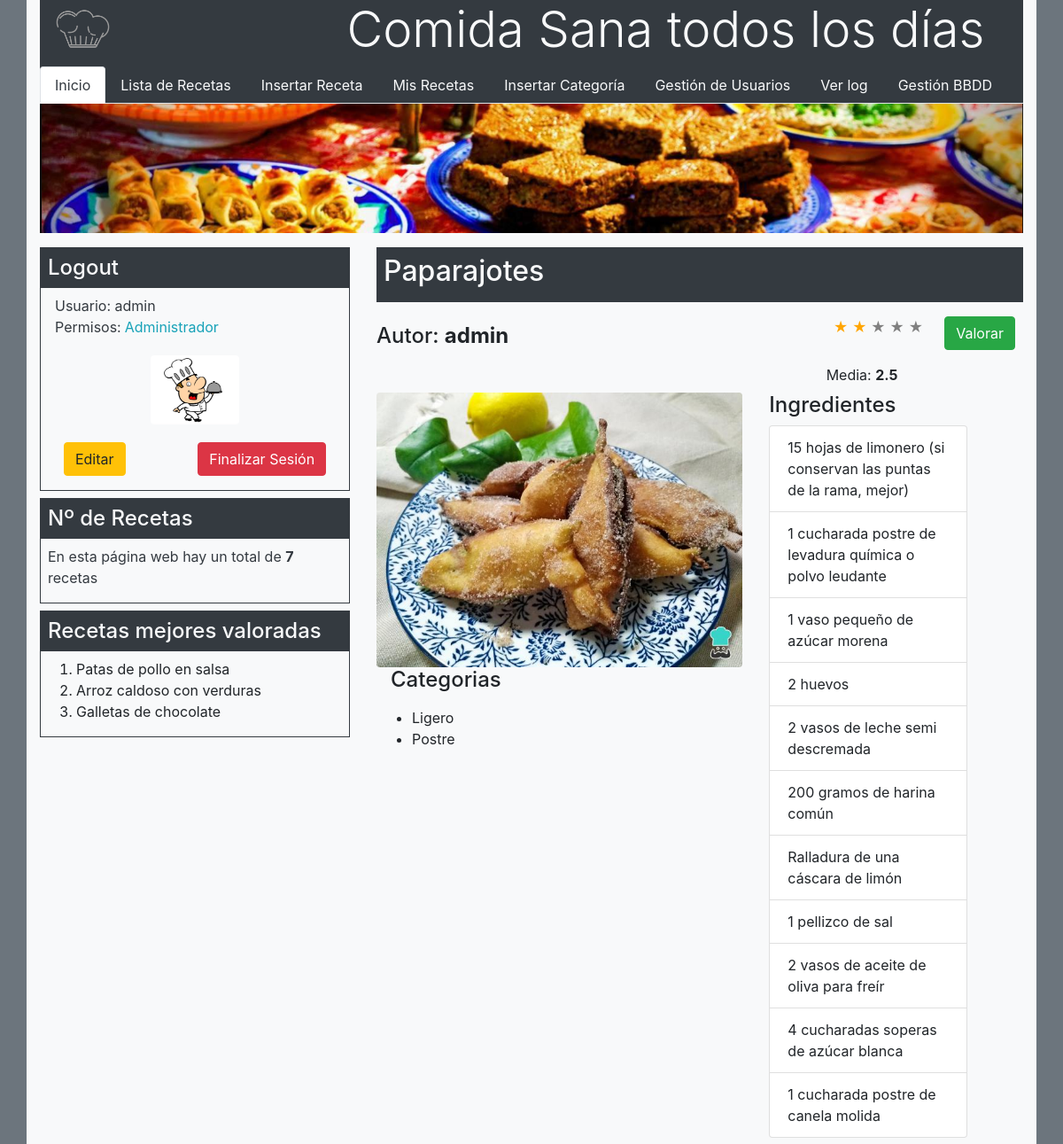
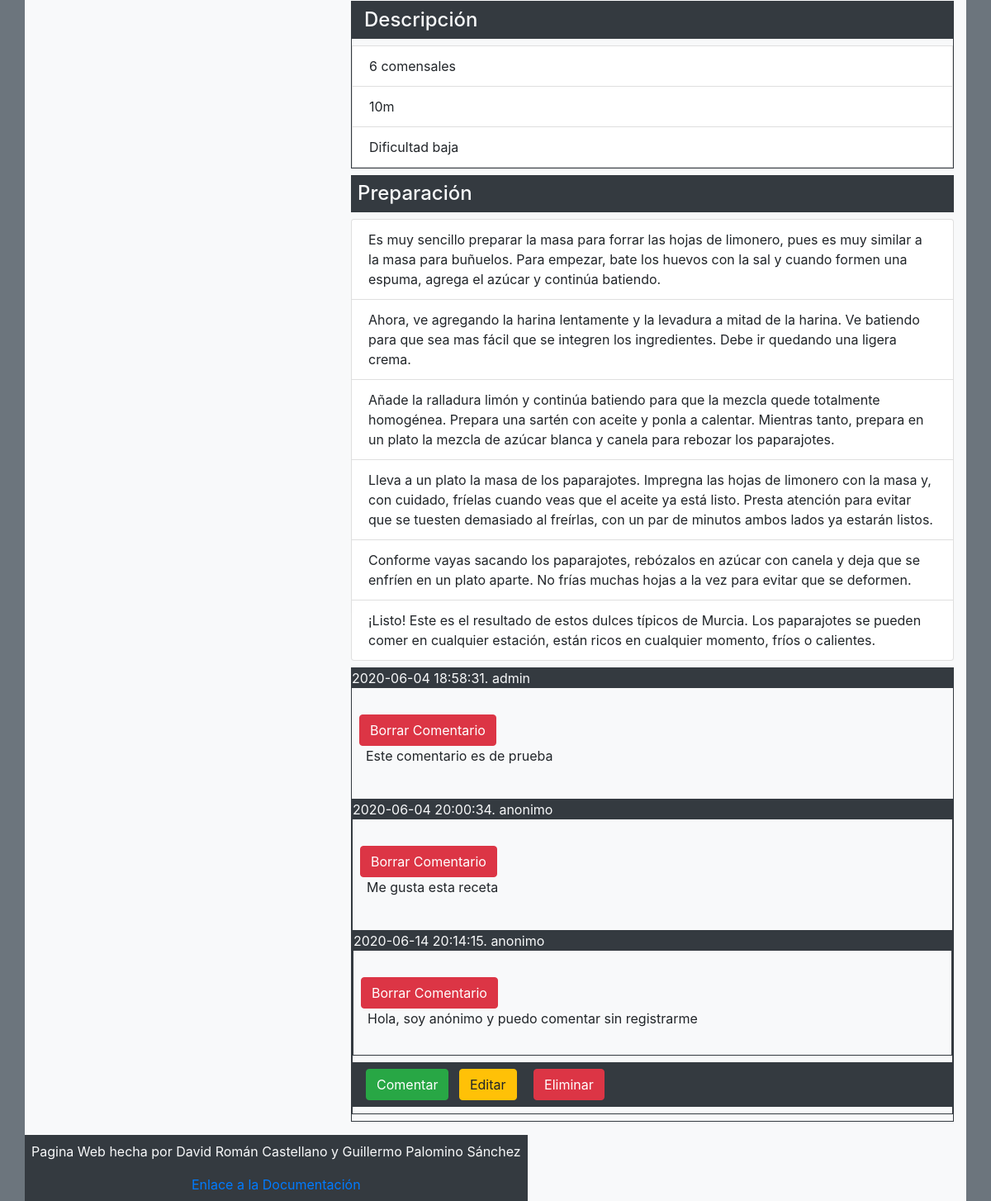
/ (signed in), run on the app's committed database (2 pictures, top to bottom).
### tables this page shows
CREATE TABLE `usuarios` (
  `id` int(11) NOT NULL AUTO_INCREMENT,
  `nombre` varchar(200) NOT NULL,
  `apellidos` varchar(200) NOT NULL,
  `email` varchar(200) NOT NULL,
  `foto` varchar(200) DEFAULT NULL,
  `password` varchar(1000) NOT NULL,
  `tipo` varchar(100) NOT NULL,
  `usuario` varchar(100) NOT NULL,
  PRIMARY KEY (`id`)
);

CREATE TABLE `receta` (
  `id` int(9) NOT NULL AUTO_INCREMENT,
  `titulo` varchar(100) NOT NULL,
  `descripcion` text DEFAULT NULL,
  `ingredientes` text DEFAULT NULL,
  `preparacion` text DEFAULT NULL,
  `fotografia` text NOT NULL,
  `usuario_id` int(11) NOT NULL,
  PRIMARY KEY (`id`),
  KEY `metroid` (`usuario_id`),
  CONSTRAINT `metroid` FOREIGN KEY (`usuario_id`) REFERENCES `usuarios` (`id`) ON DELETE CASCADE
);

CREATE TABLE `listacategorias` (
  `id` int(11) NOT NULL AUTO_INCREMENT,
  `nombre` varchar(45) NOT NULL,
  PRIMARY KEY (`id`)
);

CREATE TABLE `comentarios` (
  `id` int(11) NOT NULL AUTO_INCREMENT,
  `usuario_id` int(11) NOT NULL,
  `receta_id` int(11) NOT NULL,
  `comentario` text NOT NULL,
  `fecha` datetime NOT NULL DEFAULT current_timestamp(),
  PRIMARY KEY (`id`),
  KEY `pipo2` (`receta_id`),
  KEY `metroid65` (`usuario_id`),
  CONSTRAINT `metroid2` FOREIGN KEY (`usuario_id`) REFERENCES `usuarios` (`id`) ON DELETE CASCADE,
  CONSTRAINT `pipo2` FOREIGN KEY (`receta_id`) REFERENCES `receta` (`id`) ON DELETE CASCADE
);

### db/dbfunciones.php (called while the page is built, shortened)
<?php
function DBconexion() {
$db = mysqli_connect(DB_HOST,DB_USER,DB_PASSWD,DB_DATABASE);
mysqli_set_charset($db,"utf8");
return $db;
}
function DBgetUsuario($db,$id){
   $prep = mysqli_prepare($db,"SELECT * FROM usuarios WHERE id=?");
   mysqli_stmt_bind_param($prep,'i',$id);
   if(mysqli_stmt_execute($prep)){
        mysqli_stmt_bind_result($prep,$uid,$unombre,$uapellidos,$uemail,$ufoto,$upassword,$utipo,$uusuario);
        if (mysqli_stmt_fetch($prep)) {
          $datosUsuario['id'] = $uid;
          $datosUsuario['nombre'] = $unombre;
          $datosUsuario['apellidos'] = $uapellidos;
          $datosUsuario['email'] = $uemail;
          $datosUsuario['foto'] = $ufoto;
          $datosUsuario['clave'] = $upassword;
          $datosUsuario['tipo'] = $utipo;
          $datosUsuario['usuario'] = $uusuario;
       }else
          $datosUsuario = false;
   }
   else
      $datosUsuario = false;
   return $datosUsuario;
}
function DBgetNumRecetas($cadenab=''){
   $db = DBconexion();
   $res = mysqli_query($db, 'SELECT COUNT(*) FROM receta $cadenab');
   $num = mysqli_fetch_row($res)[0];
   return $num;
}
function DBgetAutorReceta($id){
   $db = DBconexion();
   $res = mysqli_query($db, "SELECT usuario FROM usuarios WHERE id=$id");
   $autor = mysqli_fetch_row($res)[0];
   return $autor;
}
function DBgetReceta($id){
   $db = DBconexion();
   $receta = false;
   $prep = mysqli_prepare($db,"SELECT * FROM receta WHERE id=?");
   mysqli_stmt_bind_param($prep,'i',$id);
   if (mysqli_stmt_execute($prep)) {
     mysqli_stmt_bind_result($prep,$rid,$rtitulo,$rdescripcion,$ringredientes,$rpreparacion,$rfotografia,$rusuarioID);
     if (mysqli_stmt_fetch($prep)) {
      $receta['id'] = $rid;
      $receta['titulo'] = $rtitulo;
      $receta['autor'] = DBgetAutorReceta($rusuarioID);
      $receta['valoracion'] = DBgetValoraciones($id);
      $receta['descripcion'] = $rdescripcion;
      $receta['ingredientes'] = $ringredientes;
      $receta['preparacion'] = $rpreparacion;
      $receta['categorias'] = DBgetCategorias($id);
      $receta['fotografia'] = $rfotografia;
      $receta['comentarios'] = DBgetComentarios($id);
     }
   }
   return $receta;
}
function DBgetValoraciones($id){
   $db = DBconexion();
   $query = "SELECT AVG(valoracion) FROM valoraciones WHERE receta_id = $id";
   $res = mysqli_query($db, $query);
   $media = $res->fetch_array(MYSQLI_NUM);
   return round($media[0], 1);
}
function DBgetComentarios($id){
   $db = DBconexion();
   $comentarios = false;
   $res = mysqli_query($db, "SELECT * FROM comentarios WHERE receta_id=$id");
   if($res){
      if (mysqli_num_rows($res)>0) {
        $comentarios = mysqli_fetch_all($res,MYSQLI_ASSOC);
      } else {
        $comentarios = [];
      }
    } else {
      $comentarios = false;
    }
    return $comentarios;
}
function DBgetCategorias($id="0"){
   $db = DBconexion();
   if($id){
      $query = "SELECT nombre FROM listacategorias WHERE (listacategorias.id IN (SELECT categorias_id FROM categorias WHERE receta_id=$id))";
   }else{
      $query = "SELECT * FROM listacategorias";
   }
   $res = mysqli_query($db,$query);
   if($res){
      if (mysqli_num_rows($res)>0) {
        $tabla = mysqli_fetch_all($res,MYSQLI_ASSOC);
      } else {
        $tabla = [];
      }
    } else {
      $tabla = false;
    }
    return $tabla;
}
?>

### html/html.php (the view, shortened to what this page needs)
<?php
function HTMLinicio($titulo){
echo <<< HTML
   <!DOCTYPE html>
   <html lang="es">
   <head>
     <meta charset="UTF-8">
     <meta name="author" content="David Román Castellano | Guillermo Palomino Sánchez">
     <link rel="icon" type="image/png" href="./styles/img/pages/logo.png">
     <title>{$titulo}</title>
     <link rel="stylesheet" href="https://stackpath.bootstrapcdn.com/bootstrap/4.5.0/css/bootstrap.min.css">
     <link rel="stylesheet" href="./styles/valoracion.css">
   </head>
   <body>
      <div class="container-fluid bg-secondary">
         <div class="container bg-light">
            <header class="bg-dark">
               <div class="row">
                  <div class="col-md-1 text-light ml-2">
                     <img src="./styles/img/pages/logo.png" class="img-fluid mx-2"width="80px" alt="logo">
                  </div>
                  <div class="col-md-10 mx-auto text-light text-right">
                     <h1 class="display-4 ">Comida Sana todos los días</h1>
                  </div>
               </div>
            </header>
HTML;
}
function HTMLfin(){
echo <<< HTML
   <footer class="bg-dark text-center py-2 px-2">
      <p class="text-light">Pagina Web hecha por David Román Castellano y Guillermo Palomino Sánchez</p>
      <a href="./DocumentacionTW.pdf">Enlace a la Documentación</a>
   </footer>
</div>
</div>
</body>
</html>
HTML;
}
function  HTMLnav($opcionActiva,$tipoUsuario){
   $paginas = ["index.php","listaRecetas.php","insertarReceta.php","misRecetas.php","insertarCategoria.php","gestionUsuarios.php","log.php","gestionBBDD.php"];
    switch ($tipoUsuario) {
       case "administrador":
         $items = ["Inicio","Lista de Recetas","Insertar Receta","Mis Recetas","Insertar Categoría","Gestión de Usuarios","Ver log","Gestión BBDD"];
         break;
    }
echo <<< HTML
    <nav>
    <ul class="nav nav-tabs bg-dark">
HTML;
   foreach ($items as $p => $v) {
      if($p == $opcionActiva){
         echo "<li class='nav-item'>";
         echo "<a class='nav-link active text-dark' href='".$paginas[$p]."'>".$items[$p]."</a>";
         echo "</li>";
      }else{
         echo "<li class='nav-item'>";
         echo "<a class='nav-link text-light' href='".$paginas[$p]."'>".$items[$p]."</a>";
         echo "</li>";
      }
   }
echo <<< HTML
   </ul>
   </nav>
   <img src="./styles/img/pages/imgcabecera.PNG" class="img-fluid" alt="Responsive image">
HTML;
}
function HTMLlogout($datosUsuario,$pagina){
$tipo = $datosUsuario['tipo'];
$correo = $datosUsuario['email'];
$tipo = ucfirst($tipo);
echo <<< HTML
      <div class="row mt-2">
      <div class="col-md-4">
      <div class="border-dark border border-dark my-2">
         <h4 class="bg-dark text-light px-2 py-2">Logout</h4>
         <p class='text-dark mx-3 my-0'>Usuario: {$datosUsuario['usuario']}</p>
         <div class="row ml-3">
            <p class='text-dark'>Permisos:</p>
            <p class="text-info ml-1">{$tipo}</p>
         </div>
         <img src="{$datosUsuario['foto']}" width="100px"class= "rounded mx-auto d-block my-1" alt="Imagen del usuario">
         <div class="row" id="botones">
HTML;
   if($tipo == "Administrador"){
echo <<< HTML
      <form class="row my-3 mx-auto" action="./editarUsuario.php" method="post">
         <input type="hidden" name="id" value ='{$datosUsuario['id']}'></input>
         <input type="submit" class="btn btn-warning mx-auto" value="Editar" name="accion"/>
      </form>
HTML;
   }
echo <<< HTML
            <form action="./db/sesions.php" method="post" class=" row my-3 mx-auto">
               <input type="hidden" name="pagina" value=$pagina />
               <input type="hidden" name="correo" value=$correo />
              <input type="submit" class="btn btn-danger mx-auto" value="Finalizar Sesión" name="login"></input>
            </form>
         </div>
HTML;
      echo "<input type='hidden' name='idUsuario' value='".$datosUsuario["id"]."'/></form></div>";
}
function HTMLwidget1($numRecetas){
   echo <<< HTML
      <div class="border-dark border border-dark my-2">
         <h4 class="bg-dark text-light px-2 py-2">Nº de Recetas</h4>
         <p class="text-dark mx-2"> En esta página web hay un total de <b>{$numRecetas}</b> recetas</p>
      </div>
HTML;
}
function HTMLwidget2($topRecetas){
   echo <<< HTML
   <div class="border-dark border border-dark my-2">
      <h4 class="bg-dark text-light px-2 py-2">Recetas mejores valoradas</h4>
      <ol>
HTML;
   foreach ($topRecetas as $r) {
      echo "<li>".$r."</li>";
   }
   echo "</ol></div></div>";
}
function HTMLtituloContenido($titulo){
echo <<< HTML
   <div class="col-md-8 my-2">
      <div class="bg-dark px-2 py-2">
         <h2 class="display-5 text-light">$titulo</h2>
      </div>
HTML;
}
function HTMLverValoracion($receta, $tipoUsuario,$usuario){
   $media = DBgetValoraciones($receta['id']);
   if($tipoUsuario != 'visitante'){
      $yaValorada = DBgetValoracion($receta,$usuario);
   $chk1 = "";
   $chk2 = "";
   $chk3 = "";
   $chk4 = "";
   $chk5 = "";
   if($yaValorada){
      switch($yaValorada){
         case 2:
            $chk2 = "checked";
            break;
      }
   }else{
      $chk1 = "";
      $chk2 = "";
      $chk3 = "";
      $chk4 = "";
      $chk5 = "";
   }
   }
   echo "<form method='post' action='./editarReceta.php'>";
   if($tipoUsuario != 'visitante'){
echo <<< HTML
   <div class="row mx-4">
      <p class="clasificacion mt-3">
         <input type="hidden" name='id' value="{$receta['id']}"/>
         <input id="radio5" type="radio" name="estrellas" value="5" $chk5><label for="radio5">★</label>
         <input id="radio4" type="radio" name="estrellas" value="4" $chk4><label for="radio4">★</label>
         <input id="radio3" type="radio" name="estrellas" value="3" $chk3><label for="radio3">★</label>
         <input id="radio2" type="radio" name="estrellas" value="2" $chk2><label for="radio2">★</label>
         <input id="radio1" type="radio" name="estrellas" value="1" $chk1><label for="radio1">★</label>
      </p>
      <input type='submit' name='accion' value='Valorar' class='btn btn-success btn-xs ml-4 my-3'></input>
      </div>
HTML;
}
echo <<< HTML
     <label class="ml-3">Media: <b>{$media}</b></label>
   </form>
HTML;
}
function HTMLverReceta($receta, $tipoUsuario,$usuario){
   HTMLtituloContenido($receta['titulo']);
   $ingredientes = explode("-",$receta['ingredientes']);
   $pasos = explode("-", $receta['preparacion']);
   $descrp = explode("-",$receta['descripcion']);
echo <<< HTML
   <div class="row">
      <h4 class="col-md-8 mt-4">Autor: <b>{$receta['autor']}</b></h4>
HTML;
   HTMLverValoracion($receta,$tipoUsuario,$usuario);
echo <<< HTML
   </div>
<div class="row">
   <div class="col-md-7 col-sm-12">
      <img src="{$receta['fotografia']}" class="img-fluid rounded float-left" alt="Responsive image">
      <h4 class="mx-3 my-3 display-6 ">Categorias</h4>
         <ul>
HTML;
   foreach ($receta['categorias'] as $c ) {
         echo "<li>{$c['nombre']}</li>";
   }
echo <<< HTML
   </ul>
   </div>
   <div class="col-md-4 bg-light">
      <h4 class="display-6">Ingredientes</h4>
      <ul class="list-group">
HTML;
   foreach ($ingredientes as $ing){
     if($ing != ""){
       echo "<li class='list-group-item'>";
       echo $ing;
       echo "</li>";
     }
   }
   echo "</ul></div></div>";
echo <<< HTML
   <div class="border border-dark my-2">
     <h4 class="col-md-12 display-6 bg-dark py-2 text-light">Descripción</h4>
HTML;
 foreach ($descrp as $des){
   if($des != ""){
   echo "<li class='list-group-item'>";
   echo $des;
   echo "</li>";
   }
 }
 echo "</ul></div>";
echo <<< HTML
 <h4 class="col-md-12 display-6 bg-dark px-2 py-2 mt-2 text-light">Preparación</h4>
<ol class="list-group">
HTML;
   foreach ($pasos as $pas){
     if($pas != ""){
     echo "<li class='list-group-item'>";
     echo $pas;
     echo "</li>";
     }
   }
   echo "</ol>";
   $id = $receta['id'];
   $comentarios = DBgetComentarios($id);
   if($comentarios){
      HTMLverComentarios($comentarios,$tipoUsuario);
      echo ("</div>");
   }
     echo <<< HTML
     <div class="row bg-dark px-2 py-2 mx-0 my-2">
       <form action="./editarReceta.php" method='POST'>
         <input type='hidden' name='id' value='{$id}' />
         <input class="btn btn-success mx-2" type="submit" name='accion' value="Comentar">
HTML;
         if($tipoUsuario == "administrador"){
echo <<< HTML
         <input class="btn btn-warning mx-2 ml-auto" type="submit" name='accion' value="Editar">
         <input class="btn btn-danger mx-2" type="submit" name='accion' value="Eliminar">
HTML;
         }
echo "</form></div></div></div>";
}
function HTMLverComentario($comentario, $tipoUsuario){
   $db=DBconexion();
   $datosUsuario = DBgetUsuario($db,$comentario['usuario_id']);
echo <<< HTML
   <div class="border border-dark mt-2 my-2">
      <p class="bg-dark text-light">{$comentario['fecha']}. {$datosUsuario['nombre']}</p>
HTML;
      if($tipoUsuario == 'administrador'){
         echo "<div class='row'><form class='mx-4 my-3' action='./editarReceta.php' method='post' enctype='multipart/form-data'>";
         echo "<input type='submit' class='mx-auto btn btn-danger' value='Borrar Comentario' name='accion'/>";
      }
echo <<< HTML
      <p class="bg-text-dark ml-2">{$comentario['comentario']}</p>
   </div></form>
HTML;
}
function HTMLverComentarios($comentarios, $tipoUsuario){
   foreach($comentarios as $c){
      HTMLverComentario($c, $tipoUsuario);
   }
}
?>

### styles/valoracion.css (style rules this page uses)
.clasificacion label { color: grey; }
.clasificacion { direction: rtl; unicode-bidi: bidi-override; }
.clasificacion input[type="radio"]:checked ~ label { color: orange; }

### data on the page
usuarios: usuario "admin", tipo "Administrador", foto (placeholder picture)
receta: titulo "Paparajotes", fotografia (picture), ingredientes "15 hojas de limonero (si conservan las puntas de la rama, mejor)", ingredientes "1 cucharada postre de levadura química o polvo leudante", ingredientes "1 vaso pequeño de azúcar morena", ingredientes "2 huevos", ingredientes "2 vasos de leche semi descremada", ingredientes "200 gramos de harina común", ingredientes "Ralladura de una cáscara de limón", ingredientes "1 pellizco de sal", ingredientes "2 vasos de aceite de oliva para freír", ingredientes "4 cucharadas soperas de azúcar blanca", ingredientes "1 cucharada postre de canela molida", descripcion "6 comensales", descripcion "10m", descripcion "Dificultad baja", preparacion "Es muy sencillo preparar la masa para forrar las hojas de limonero, pues es muy similar a la masa para buñuelos. Para empezar, bate los huevos con la sal y cuando formen una espuma, agrega el azúcar y continúa batiendo.", preparacion "Ahora, ve agregando la harina lentamente y la levadura a mitad de la harina. Ve batiendo para que sea mas fácil que se integren los ingredientes. Debe ir quedando una ligera crema.", preparacion "Añade la ralladura limón y continúa batiendo para que la mezcla quede totalmente homogénea. Prepara una sartén con aceite y ponla a calentar. Mientras tanto, prepara en un plato la mezcla de azúcar blanca y canela para rebozar los paparajotes.", preparacion "Lleva a un plato la masa de los paparajotes. Impregna las hojas de limonero con la masa y, con cuidado, fríelas cuando veas que el aceite ya está listo. Presta atención para evitar que se tuesten demasiado al freírlas, con un par de minutos ambos lados ya estarán listos.", preparacion "Conforme vayas sacando los paparajotes, rebózalos en azúcar con canela y deja que se enfríen en un plato aparte. No frías muchas hojas a la vez para evitar que se deformen.", preparacion "¡Listo! Este es el resultado de estos dulces típicos de Murcia. Los paparajotes se pueden comer en cualquier estación, están ricos en cualquier momento, fríos o calientes."
listacategorias: nombre "Ligero"
listacategorias: nombre "Postre"
comentarios: fecha "2020-06-04 18:58:31", usuario.nombre "admin", comentario "Este comentario es de prueba"
comentarios: fecha "2020-06-04 20:00:34", usuario.nombre "anonimo", comentario "Me gusta esta receta"
comentarios: fecha "2020-06-14 20:14:15", usuario.nombre "anonimo", comentario "Hola, soy anónimo y puedo comentar sin registrarme"

### other printed values
$items[$p] "Inicio"
$items[$p] "Lista de Recetas"
$items[$p] "Insertar Receta"
$items[$p] "Mis Recetas"
$items[$p] "Insertar Categoría"
$items[$p] "Gestión de Usuarios"
$items[$p] "Ver log"
$items[$p] "Gestión BBDD"
$numRecetas "7"
$r "Patas de pollo en salsa"
$r "Arroz caldoso con verduras"
$r "Galletas de chocolate"
$receta['autor'] "admin"
$media "2.5"
